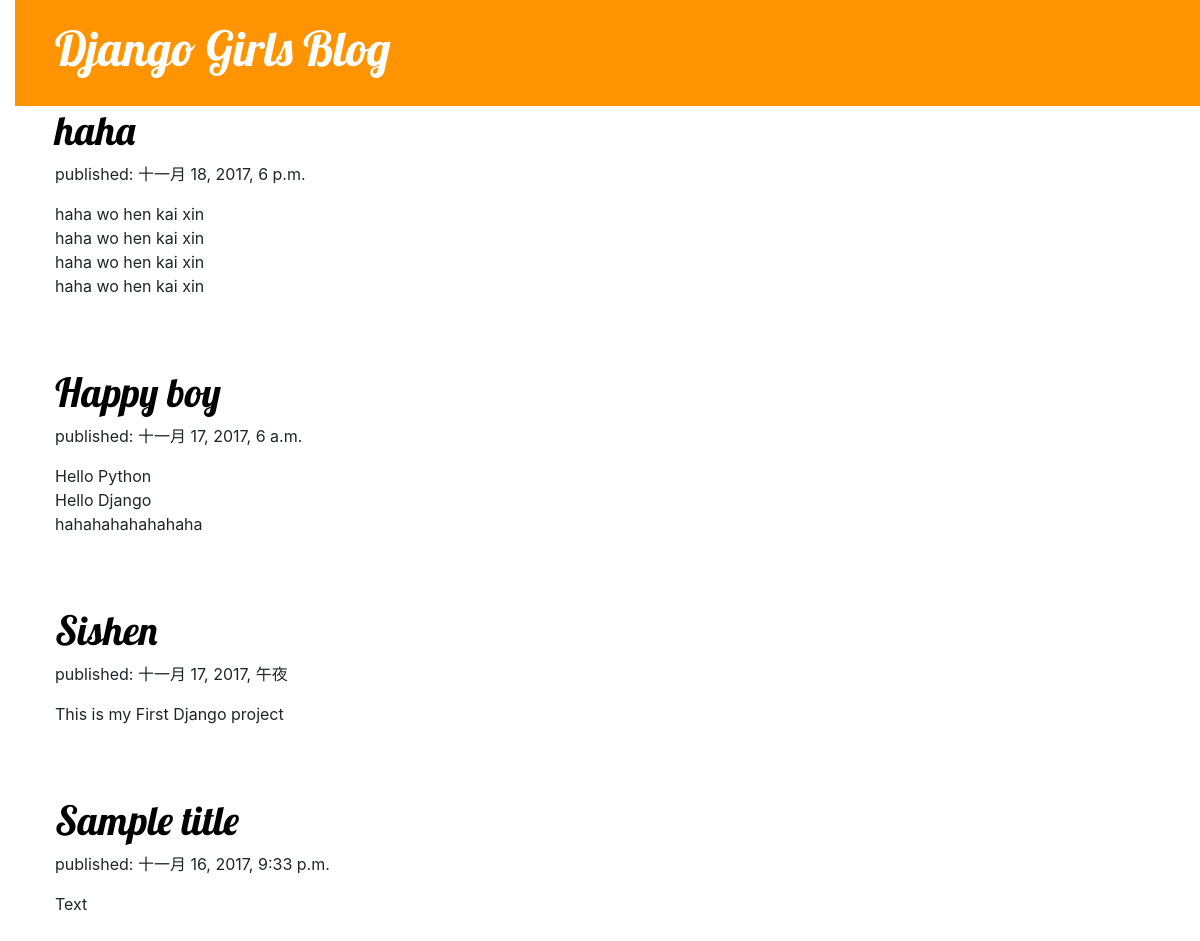
The page / on the database its author committed.
### blog/models.py (models this page shows, shortened)
class Post(models.Model):
    author = models.ForeignKey(User)
    title = models.CharField(max_length=200)
    text = models.TextField()
    created_date = models.DateTimeField(default=timezone.now)
    published_date = models.DateTimeField(blank=True, null=True)

### blog/views.py (the view)
# urls.py: url(r'^$', views.post_list),
def post_list(request):
	posts = Post.objects.filter(published_date__isnull=False).order_by('-published_date')
	return render(request, 'blog/post_list.html', {'posts': posts})

### blog/templates/blog/post_list.html
{% extends 'blog/base.html' %}
{% block content %}
{% for post in posts %}
		<div class="post">
         	<h1><a href="">{{ post.title }}</a></h1>
				<p>published: {{ post.published_date }}</p>
				<p>{{ post.text|linebreaks }}</p>
		</div>
{% endfor %}
{% endblock content %}

### blog/templates/blog/base.html (shortened to what this page needs)
{% load staticfiles %}
<html>
<head>
	<link rel="stylesheet" href="https://maxcdn.bootstrapcdn.com/bootstrap/4.0.0-beta.2/css/bootstrap.min.css">
	<link rel="stylesheet" href="{% static  'css/blog.css' %}">
</head>
<body>
    <div class="page-header">
        <h1><a href="/">Django Girls Blog</a></h1>
    </div>
    <div class="content">
        <div class="row">
            <div class="col-md-8">
            {% block content %}
            {% endblock %}
            </div>
        </div>
    </div>
</body>
</html>

### static/css/blog.css (style rules this page uses)
h1 a { color:#FCA205; font-family:'Lobster'; }
body { padding-left: 15px; }
.page-header { background-color: #ff9400; margin-top: 0; padding: 20px 20px 20px 40px; }
.page-header h1, .page-header h1 a, .page-header h1 a:visited, .page-header h1 a:active { color: #ffffff; font-size: 36pt; text-decoration: none; }
.content { margin-left: 40px; }
h1, h2, h3, h4 { font-family: 'Lobster', cursive; }
.post { margin-bottom: 70px; }
.post h1 a, .post h1 a:visited { color: #000000; }

### rows shown on the page
Post: title "haha", published_date "十一月 18, 2017, 6 p.m.", text "haha wo hen kai xin haha wo hen kai xin haha wo hen kai xin haha wo hen kai xin"
Post: title "Happy boy", published_date "十一月 17, 2017, 6 a.m.", text "Hello Python Hello Django hahahahahahahaha"
Post: title "Sishen", published_date "十一月 17, 2017, 午夜", text "This is my First Django project"
Post: title "Sample title", published_date "十一月 16, 2017, 9:33 p.m.", text "Text"
